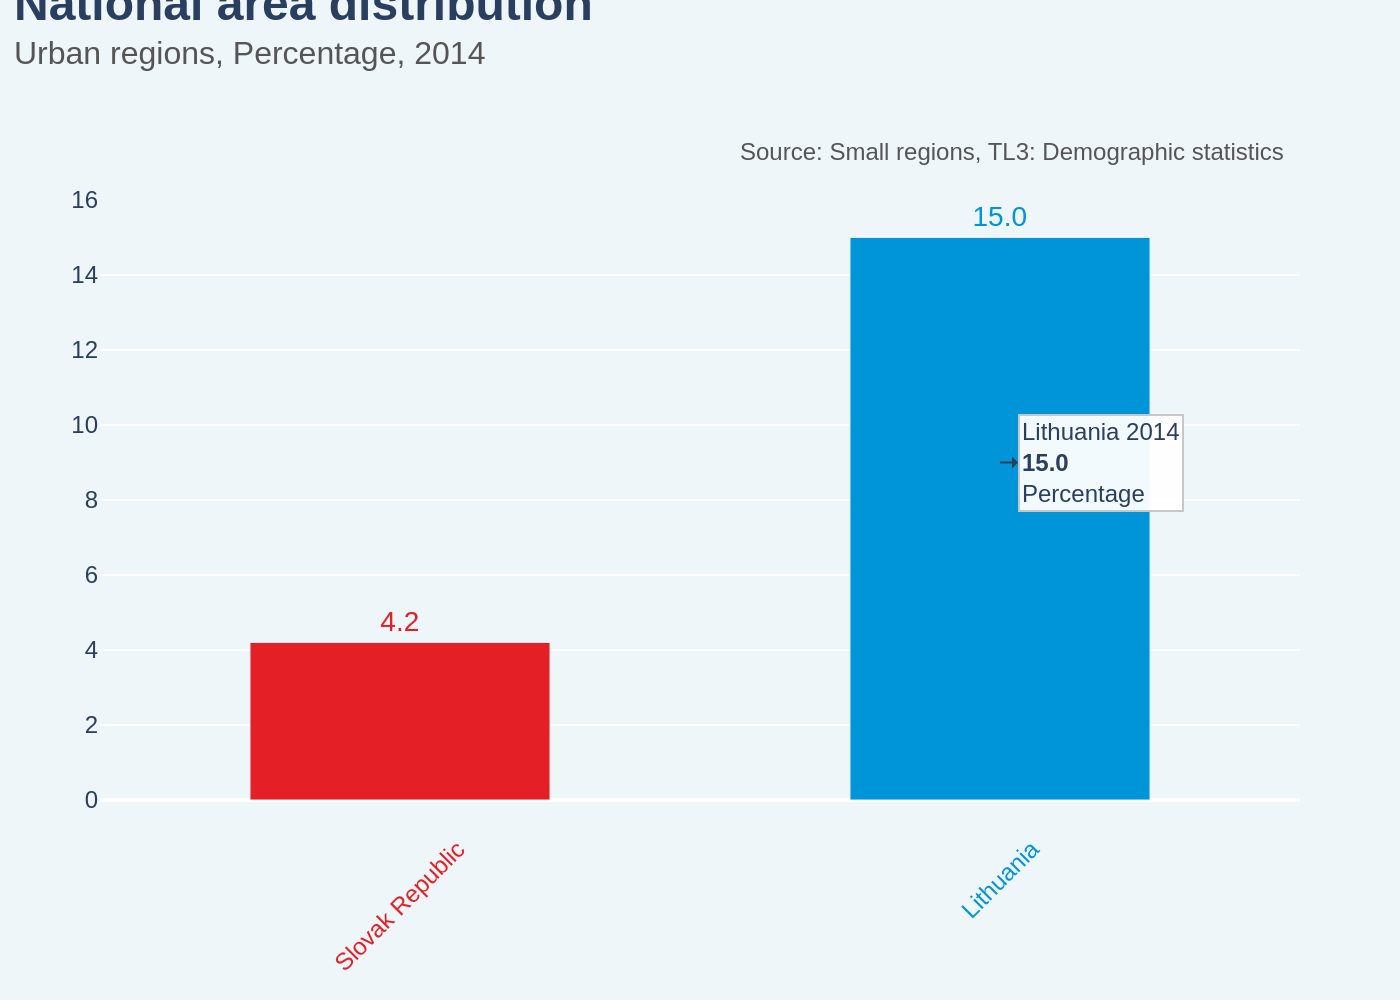

The Python source for this figure:
import sys
import json
import plotly.graph_objects as go
import os

# Check for command-line argument
if len(sys.argv) != 2:
    print("Usage: python script.py <path_to_json_file>")
    sys.exit(1)

json_path = sys.argv[1]

# Ensure the JSON file exists
if not os.path.exists(json_path):
    print(f"Error: JSON file not found at {json_path}")
    sys.exit(1)

# Load data from JSON file
with open(json_path, 'r', encoding='utf-8') as f:
    chart_info = json.load(f)

# Extract data for plotting
chart_data = chart_info['chart_data']
texts = chart_info['texts']
colors = chart_info['colors']

# Initialize figure
fig = go.Figure()

# Add a separate bar trace for each data point to control individual colors
for i, item in enumerate(chart_data):
    fig.add_trace(go.Bar(
        x=[item['category']],
        y=[item['value']],
        name=item['category'],
        marker_color=colors[i],
        text=[f"{item['value']:.1f}"],
        textposition='outside',
        textfont=dict(color=colors[i], size=14, family="Arial"),
        hoverinfo='none'
    ))

# Build combined title string
title_text = f"<span style='font-size: 24px;'><b>{texts['title']}</b></span>"
if texts.get('subtitle'):
    title_text += f"<br><span style='font-size: 16px; color: #555555;'>{texts['subtitle']}</span>"

# Update layout
fig.update_layout(
    title=dict(
        text=title_text,
        x=0.01,
        y=0.98,
        xanchor='left',
        yanchor='top'
    ),
    font=dict(family="Arial"),
    plot_bgcolor='#EFF6F9',
    paper_bgcolor='#EFF6F9',
    showlegend=False,
    bargap=0.5,
    margin=dict(t=100, b=100, l=50, r=50),
    xaxis=dict(
        showticklabels=False,
        showline=False,
        zeroline=False,
        showgrid=False
    ),
    yaxis=dict(
        range=[0, 16],
        tickmode='linear',
        tick0=0,
        dtick=2,
        gridcolor='#FFFFFF',
        zerolinecolor='#FFFFFF',
        showline=False,
        title=None
    )
)

# Add custom annotations
annotations = []

# Source text
annotations.append(dict(
    xref='paper', yref='paper',
    x=0.99, y=1.05,
    xanchor='right', yanchor='bottom',
    text=texts['source'],
    showarrow=False,
    font=dict(size=12, color='#555555')
))

# Custom colored x-axis labels
for i, item in enumerate(chart_data):
    annotations.append(dict(
        xref='x', yref='paper',
        x=item['category'], y=0,
        xanchor='center', yanchor='top',
        text=item['category'],
        showarrow=False,
        yshift=-15,
        font=dict(color=colors[i], size=12),
        textangle=-45
    ))

# Info box annotation
if 'info_box' in texts and texts['info_box']:
    info_box = texts['info_box']
    annotations.append(dict(
        x=info_box['x_anchor_category'],
        y=info_box['y_anchor_value'],
        text=info_box['text'],
        showarrow=True,
        arrowhead=0,
        arrowside='start',
        ax=50,
        ay=0,
        align='left',
        bgcolor='rgba(255, 255, 255, 0.95)',
        bordercolor='#c7c7c7',
        borderwidth=1,
        font=dict(family="Arial", size=12)
    ))

fig.update_layout(annotations=annotations)

# Output the image
base_filename = os.path.splitext(os.path.basename(json_path))[0]
output_filename = f"{base_filename}.png"
fig.write_image(output_filename, scale=2)

print(f"Chart saved to {output_filename}")
